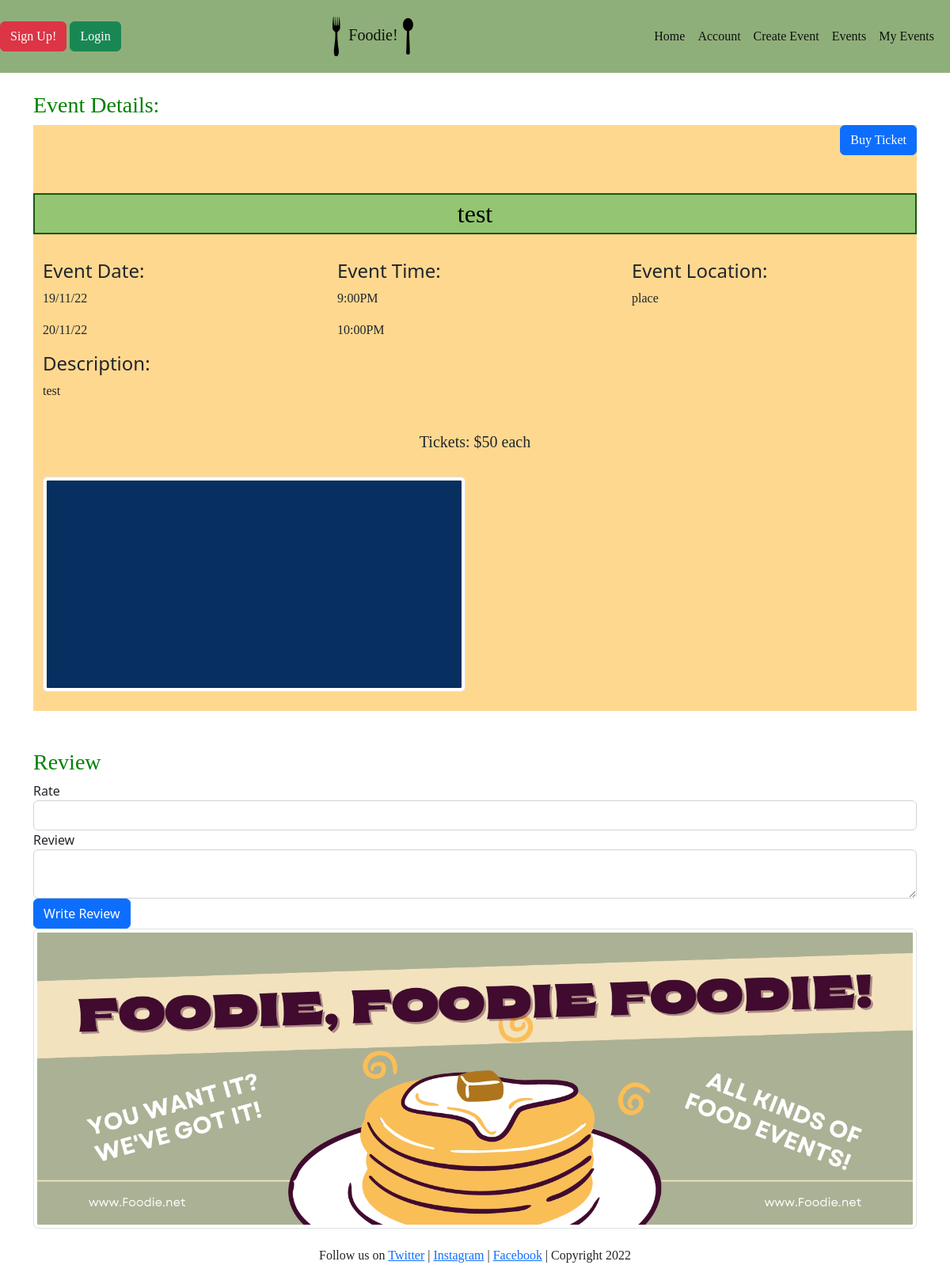
The app's page /events/2, older data.
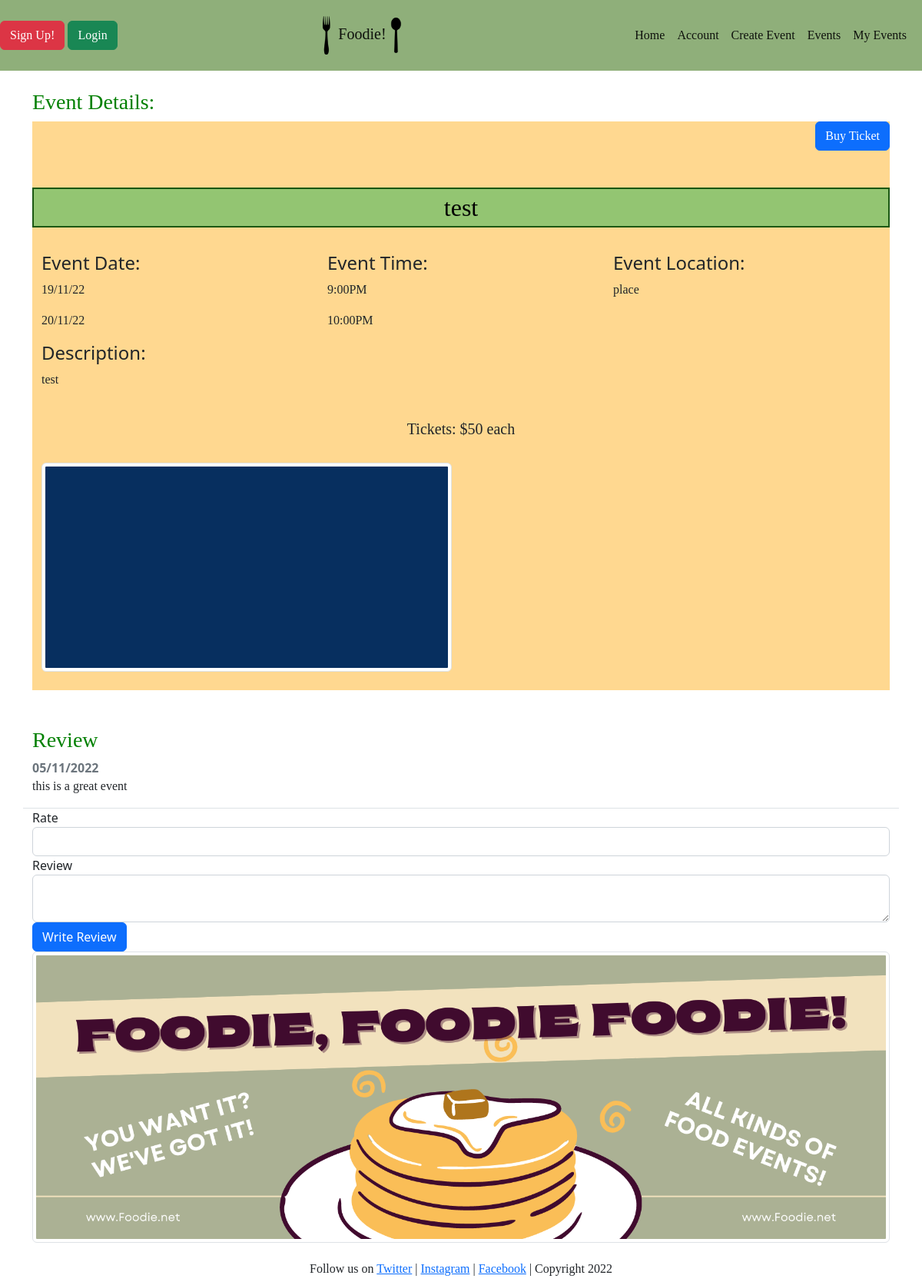
The same page, newer data.
### models.py (models this page shows, shortened)
class Event(db.Model):
    __tablename__ = 'events'
    id = db.Column(db.Integer, primary_key=True)
    owner_id = db.Column(db.Integer, db.ForeignKey('users.id'))
    name = db.Column(db.String(100))
    status = db.Column(db.Integer)
    description = db.Column(db.String(1000))
    date_start = db.Column(db.String(20))
    date_end = db.Column(db.String(20))
    image = db.Column(db.String(400))
    time_start = db.Column(db.String(10))
    time_end = db.Column(db.String(10))
    address = db.Column(db.String(100))
    city = db.Column(db.String(50))
    state = db.Column(db.String(50))
    zip = db.Column(db.String(6))
    capacity = db.Column(db.Integer)
    ticket_price = db.Column(db.Integer)
    reviews = db.relationship('Review', backref='event')

class Review(db.Model):
    __tablename__ = 'reviews'
    id = db.Column(db.Integer, primary_key=True)
    event_id = db.Column(db.Integer, db.ForeignKey('events.id'))
    user_id = db.Column(db.Integer, db.ForeignKey('users.id'))
    date = db.Column(db.String(20), nullable=False)
    rating = db.Column(db.Integer)
    review = db.Column(db.String(500))

### events.py (the view)
@bp.route('/<id>',  methods=['GET', 'POST'])
def show(id):
    event = Event.query.filter_by(id=id).first()
    return render_template('event_details.html', event=event, review_form=ReviewForm(), ticket_form=BuyTicketForm())

### forms.py
class ReviewForm(FlaskForm):
    rate = IntegerField('Rate', [validators.NumberRange(
        min=1, max=5, message="The rating should be from 1 to 5")])
    review = TextAreaField('Review', [InputRequired()])
    submit = SubmitField('Write Review')

class BuyTicketForm(FlaskForm):
    ticket_amount = IntegerField('How many: ', validators=[InputRequired()])
    date = StringField('Date:', validators=[InputRequired()])
    submit = SubmitField("Buy")

### templates/event_details.html (shortened to what this page needs)
{% extends "base.html" %}
{% import "bootstrap/form.html" as wtf %}
{% block content %}
<br>
<div class="container">
  <h3>Event Details:</h3>
  {% if event.status == 1 %}
  <div style="background-color: rgb(255, 203, 107, 0.75)">
    <div class="container2">
      <button type="button" class="btn btn-primary" data-toggle="modal" data-target="#exampleModalCenter">
        Buy Ticket
      </button>
    </div>
    {% endif %}
    <br>
    <br>
    <h2>{{event.name}}</h2><br>
    <div class="container">
      <div class="row">
        <div class="col-lg">
          <h4>Event Date:</h4>
          <p>{{event.date_start}}</p>
          <p>{{event.date_end}}</p>
        </div>
        <div class="col-lg">
          <h4>Event Time:</h4>
          <p>{{event.time_start}}</p>
          <p>{{event.time_end}}</p>
        </div>
        <div class="col-lg">
          <h4>Event Location:</h4>
          <p>{{event.address}}</p>
        </div>
      </div>
      <h4>Description:</h4>
      <p>{{event.description}}
      </p>
      <br>
      <h5>Tickets: ${{event.ticket_price}} each</h5>
      <br>
      <div class="row">
        <div class="col-6">
          <img src="{{event.image}}" height="400px" width="600px" class="img-thumbnail">
        </div>
      </div>
    </div>
    <br>
  </div>
</div>
<br>
<div id="review" class="container"><br>
  <h3>Review</h3>
  {% for review in event.reviews %}
  <div class="row border-bottom">
    <div class="col-md-12">
      <b>{{ review.user_id.name }} <span class="ml-2 text-muted">{{ (review.date) }}</span></b>
      <p>{{ review.review }}</p>
    </div>
  </div>
  {% endfor %}
  <form class="form" action="/events/{{event.id}}/review" method="POST" class="form" role="form">
    {{wtf.render_form(review_form)}}
  </form>
</div>
{% endblock %}

### templates/base.html (shortened to what this page needs)
<!doctype html>
<html lang="en">
    <head>
        <link href="https://cdn.jsdelivr.net/npm/bootstrap@5.2.1/dist/css/bootstrap.min.css" rel="stylesheet"
>
        <link href="CSS\styles.css" rel="stylesheet" type="text/css">
    </head>
    <body>
        <header>
          <nav class="navbar navbar-light" style="background-color:#8faf7a;">
            {% if current_user.is_authenticated %}
              <form class="form-inline">
                {{current_user.name}}
                <a class="btn btn-success" href="{{ url_for('auth.logout') }}"type="button" style="font-family:Cambria, Cochin, Georgia, Times, 'Times New Roman', serif;">Logout</a>
              </form>
            {% else %}
            <form class="form-inline">
              <a class="btn btn-danger" href="{{ url_for('auth.register') }}" type="button" style="font-family:Cambria, Cochin, Georgia, Times, 'Times New Roman', serif;">Sign Up!</a>
              <a class="btn btn-success" href="{{ url_for('auth.login') }}" type="button" style="font-family:Cambria, Cochin, Georgia, Times, 'Times New Roman', serif;">Login</a>
            </form>
            {% endif %}
              <nav class="navbar navbar-light">
                <div class="container-fluid">
                  <a class="navbar-brand" style="font-family:Cambria, Cochin, Georgia, Times, 'Times New Roman', serif;">
                    <img src="\static\img\fork-logo.png" class="fork" width="30" height="80">
                      Foodie!
                    <img src="\static\img\spoon-logo.png" class="spoon" width="30" height="80">
                  </a>
                </div>
              </nav>
              <nav class="navbar navbar-expand-lg" style="background-color:#8faf7a">
                <div class="container-fluid">
                  <div class="collapse navbar-collapse" style="font-family:Cambria, Cochin, Georgia, Times, 'Times New Roman', serif;" id="navbarNav">
                    <ul class="navbar-nav">
                      <li class="nav-item">
                        <a class="nav-link active" href="{{url_for('main.index')}}">Home</a>
                      </li>
                      <li class="nav-item">
                        <a class="nav-link active" href="{{url_for('main.booking_history')}}">Account</a>
                      </li>
                      <li class="nav-item">
                        <a class="nav-link active" href="{{url_for('event.create_update')}}">Create Event</a>
                      </li>
                      <li class="nav-item">
                        <a class="nav-link active" a href="{{url_for('main.all_events')}}">Events</a>
                      </li>
                      <li class="nav-item">
                        <a class="nav-link active" a href="{{url_for('main.my_events')}}">My Events</a>
                      </li>
                    </ul>
                  </div>
                </div>
              </nav>
          </nav>
        </header>
        {% block content %}
        {% endblock %}
<div class="container">
<img src="\static\img\foodie.png" class="img-thumbnail">
</div>
<footer>
<br>
<h6>Follow us on <a href="#">Twitter</a> | <a href="#">Instagram</a> | <a href="#">Facebook</a> | Copyright 2022</h6>
</footer>
</body>
</html>

### static/css/styles.css (style rules this page uses)
h3 { color: green;font-family:Cambria, Cochin, Georgia, Times, 'Times New Roman', serif; }
h2 { text-align: center;font-family:Cambria, Cochin, Georgia, Times, 'Times New Roman', serif; }
h5 { text-align: center;font-family:Cambria, Cochin, Georgia, Times, 'Times New Roman', serif; }
.fork { height: 50px; width: 15px }
.spoon { height: 50px; width: 15px; }
h6 { text-align: center;font-family:Cambria, Cochin, Georgia, Times, 'Times New Roman', serif; }
.container2 { text-align: right;font-family:Cambria, Cochin, Georgia, Times, 'Times New Roman', serif; }

### templates/base.html (style rules this page uses)
h3 { color: green;font-family:Cambria, Cochin, Georgia, Times, 'Times New Roman', serif; }
h2 { text-align: center; border-width:2px; border-style:solid; border-color:rgb(26, 87, 18); padding:5px; background: #93C572; color: black; font-family:Cambria, Cochin, Georgia, Times, 'Times New Roman', serif; }
h5 { text-align: center;font-family:Cambria, Cochin, Georgia, Times, 'Times New Roman', serif; }
.fork { height: 50px; width: 15px }
.spoon { height: 50px; width: 15px; }
h6 { text-align: center;font-family:Cambria, Cochin, Georgia, Times, 'Times New Roman', serif; }
p { font-family:Cambria, Cochin, Georgia, Times, 'Times New Roman', serif; }

Row changes from the older to the newer data that the page shows:
added Review: date "05/11/2022", review "this is a great event"
